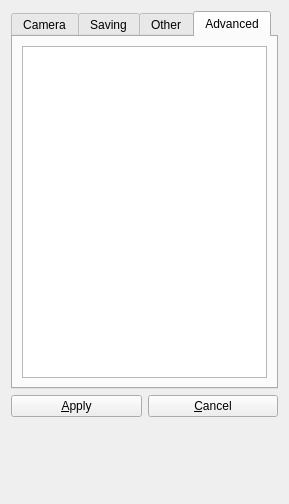
<?xml version="1.0" encoding="UTF-8"?>
<ui version="4.0">
 <class>Form</class>
 <widget class="QWidget" name="Form">
  <property name="geometry">
   <rect>
    <x>0</x>
    <y>0</y>
    <width>289</width>
    <height>504</height>
   </rect>
  </property>
  <property name="sizePolicy">
   <sizepolicy hsizetype="Fixed" vsizetype="Fixed">
    <horstretch>0</horstretch>
    <verstretch>0</verstretch>
   </sizepolicy>
  </property>
  <property name="maximumSize">
   <size>
    <width>289</width>
    <height>504</height>
   </size>
  </property>
  <property name="windowTitle">
   <string>Config PyNTA</string>
  </property>
  <layout class="QVBoxLayout" name="verticalLayout">
   <item>
    <widget class="QTabWidget" name="config_tabs">
     <property name="currentIndex">
      <number>3</number>
     </property>
     <widget class="QWidget" name="camera_config">
      <attribute name="title">
       <string>Camera</string>
      </attribute>
      <layout class="QFormLayout" name="formLayout">
       <item row="0" column="0">
        <widget class="QLabel" name="label">
         <property name="text">
          <string>Camera:</string>
         </property>
        </widget>
       </item>
       <item row="0" column="1">
        <widget class="QLineEdit" name="camera_model">
         <property name="enabled">
          <bool>true</bool>
         </property>
         <property name="toolTip">
          <string notr="true">Can't be changed while running</string>
         </property>
         <property name="statusTip">
          <string notr="true" extracomment="Can't be changed while running"/>
         </property>
         <property name="readOnly">
          <bool>true</bool>
         </property>
         <property name="clearButtonEnabled">
          <bool>false</bool>
         </property>
        </widget>
       </item>
       <item row="1" column="0">
        <widget class="QLabel" name="label_2">
         <property name="text">
          <string>Init:</string>
         </property>
        </widget>
       </item>
       <item row="1" column="1">
        <widget class="QLineEdit" name="camera_init">
         <property name="enabled">
          <bool>true</bool>
         </property>
         <property name="toolTip">
          <string>Parameters passed to the camera while initializing</string>
         </property>
         <property name="toolTipDuration">
          <number>-1</number>
         </property>
         <property name="readOnly">
          <bool>true</bool>
         </property>
        </widget>
       </item>
       <item row="2" column="0">
        <widget class="QLabel" name="label_3">
         <property name="text">
          <string>Model:</string>
         </property>
        </widget>
       </item>
       <item row="2" column="1">
        <widget class="QLineEdit" name="camera_camera_model">
         <property name="enabled">
          <bool>true</bool>
         </property>
         <property name="toolTip">
          <string>Camera model. Can't be changed while running</string>
         </property>
         <property name="readOnly">
          <bool>true</bool>
         </property>
        </widget>
       </item>
       <item row="3" column="0">
        <widget class="QLabel" name="label_4">
         <property name="text">
          <string>Exposure Time:</string>
         </property>
        </widget>
       </item>
       <item row="3" column="1">
        <widget class="QLineEdit" name="camera_exposure_time"/>
       </item>
       <item row="4" column="0">
        <widget class="QLabel" name="label_5">
         <property name="text">
          <string>Binning X</string>
         </property>
        </widget>
       </item>
       <item row="4" column="1">
        <widget class="QLineEdit" name="camera_binning_x"/>
       </item>
       <item row="5" column="0">
        <widget class="QLabel" name="label_6">
         <property name="text">
          <string>Binning Y</string>
         </property>
        </widget>
       </item>
       <item row="5" column="1">
        <widget class="QLineEdit" name="camera_binning_y"/>
       </item>
       <item row="6" column="0">
        <widget class="QLabel" name="label_7">
         <property name="text">
          <string>ROI X1</string>
         </property>
        </widget>
       </item>
       <item row="6" column="1">
        <widget class="QLineEdit" name="camera_roi_x1"/>
       </item>
       <item row="7" column="0">
        <widget class="QLabel" name="label_8">
         <property name="text">
          <string>ROI X2</string>
         </property>
        </widget>
       </item>
       <item row="7" column="1">
        <widget class="QLineEdit" name="camera_roi_x2"/>
       </item>
       <item row="8" column="0">
        <widget class="QLabel" name="label_9">
         <property name="text">
          <string>ROI Y1</string>
         </property>
        </widget>
       </item>
       <item row="8" column="1">
        <widget class="QLineEdit" name="camera_roi_y1"/>
       </item>
       <item row="9" column="0">
        <widget class="QLabel" name="label_10">
         <property name="text">
          <string>ROI Y2</string>
         </property>
        </widget>
       </item>
       <item row="9" column="1">
        <widget class="QLineEdit" name="camera_roi_y2"/>
       </item>
       <item row="10" column="0">
        <widget class="QLabel" name="label_11">
         <property name="text">
          <string>Background File</string>
         </property>
        </widget>
       </item>
       <item row="10" column="1">
        <widget class="QLineEdit" name="camera_background">
         <property name="enabled">
          <bool>false</bool>
         </property>
         <property name="toolTip">
          <string>Option not yet implemented</string>
         </property>
        </widget>
       </item>
       <item row="11" column="1">
        <widget class="QComboBox" name="camera_background_method">
         <property name="enabled">
          <bool>false</bool>
         </property>
         <property name="toolTip">
          <string>Option not yet implemented</string>
         </property>
        </widget>
       </item>
       <item row="11" column="0">
        <widget class="QLabel" name="label_12">
         <property name="text">
          <string>Background Method</string>
         </property>
        </widget>
       </item>
      </layout>
     </widget>
     <widget class="QWidget" name="saving_config">
      <attribute name="title">
       <string>Saving</string>
      </attribute>
      <layout class="QFormLayout" name="formLayout_2">
       <item row="0" column="1">
        <widget class="QLineEdit" name="saving_directory"/>
       </item>
       <item row="0" column="0">
        <widget class="QLabel" name="label_13">
         <property name="text">
          <string>Directory:</string>
         </property>
         <property name="buddy">
          <cstring>saving_directory</cstring>
         </property>
        </widget>
       </item>
       <item row="1" column="1">
        <widget class="QLineEdit" name="saving_filename_photo"/>
       </item>
       <item row="1" column="0">
        <widget class="QLabel" name="label_14">
         <property name="text">
          <string>Image Filename</string>
         </property>
         <property name="buddy">
          <cstring>saving_filename_photo</cstring>
         </property>
        </widget>
       </item>
       <item row="2" column="1">
        <widget class="QLineEdit" name="saving_filename_video"/>
       </item>
       <item row="2" column="0">
        <widget class="QLabel" name="label_15">
         <property name="text">
          <string>Video Filename</string>
         </property>
         <property name="buddy">
          <cstring>saving_filename_video</cstring>
         </property>
        </widget>
       </item>
       <item row="3" column="1">
        <widget class="QLineEdit" name="saving_filename_tracks"/>
       </item>
       <item row="3" column="0">
        <widget class="QLabel" name="label_16">
         <property name="text">
          <string>Locations Filename</string>
         </property>
         <property name="buddy">
          <cstring>saving_filename_tracks</cstring>
         </property>
        </widget>
       </item>
       <item row="4" column="1">
        <widget class="QLineEdit" name="saving_filename_log"/>
       </item>
       <item row="4" column="0">
        <widget class="QLabel" name="label_17">
         <property name="text">
          <string>Log Filename</string>
         </property>
         <property name="buddy">
          <cstring>saving_filename_log</cstring>
         </property>
        </widget>
       </item>
       <item row="5" column="1">
        <widget class="QLineEdit" name="saving_max_memory">
         <property name="toolTip">
          <string>Maximum memory to allocate while saving data</string>
         </property>
        </widget>
       </item>
       <item row="5" column="0">
        <widget class="QLabel" name="label_18">
         <property name="text">
          <string>Max Memory (MB)</string>
         </property>
         <property name="buddy">
          <cstring>saving_max_memory</cstring>
         </property>
        </widget>
       </item>
      </layout>
     </widget>
     <widget class="QWidget" name="other_config">
      <attribute name="title">
       <string>Other</string>
      </attribute>
      <layout class="QFormLayout" name="formLayout_3">
       <item row="0" column="1">
        <widget class="QLineEdit" name="other_user_name"/>
       </item>
       <item row="0" column="0">
        <widget class="QLabel" name="label_19">
         <property name="text">
          <string>User Name:</string>
         </property>
         <property name="buddy">
          <cstring>other_user_name</cstring>
         </property>
        </widget>
       </item>
       <item row="1" column="1">
        <widget class="QLineEdit" name="gui_refresh_time"/>
       </item>
       <item row="1" column="0">
        <widget class="QLabel" name="label_20">
         <property name="text">
          <string>GUI Refresh Time (ms)</string>
         </property>
         <property name="buddy">
          <cstring>gui_refresh_time</cstring>
         </property>
        </widget>
       </item>
       <item row="2" column="0">
        <widget class="QLabel" name="label_21">
         <property name="text">
          <string>Logging Level:</string>
         </property>
         <property name="buddy">
          <cstring>logging_level</cstring>
         </property>
        </widget>
       </item>
       <item row="2" column="1">
        <widget class="QComboBox" name="logging_level">
         <item>
          <property name="text">
           <string>None</string>
          </property>
          <property name="icon">
           <iconset resource="../resources.qrc">
            <normaloff>:/icon_/Icons/avocado_calibrate.svg</normaloff>:/icon_/Icons/avocado_calibrate.svg</iconset>
          </property>
         </item>
         <item>
          <property name="text">
           <string>Debug</string>
          </property>
         </item>
         <item>
          <property name="text">
           <string>Information</string>
          </property>
         </item>
         <item>
          <property name="text">
           <string>Warning</string>
          </property>
         </item>
         <item>
          <property name="text">
           <string>Error</string>
          </property>
         </item>
        </widget>
       </item>
      </layout>
     </widget>
     <widget class="QWidget" name="advanced_config">
      <attribute name="title">
       <string>Advanced</string>
      </attribute>
      <layout class="QVBoxLayout" name="verticalLayout_2">
       <item>
        <widget class="QPlainTextEdit" name="txt"/>
       </item>
      </layout>
     </widget>
    </widget>
   </item>
   <item>
    <layout class="QHBoxLayout" name="horizontalLayout">
     <item>
      <widget class="QPushButton" name="apply_button">
       <property name="text">
        <string>&amp;Apply</string>
       </property>
      </widget>
     </item>
     <item>
      <widget class="QPushButton" name="cancel_button">
       <property name="text">
        <string>&amp;Cancel</string>
       </property>
      </widget>
     </item>
    </layout>
   </item>
   <item>
    <spacer name="verticalSpacer">
     <property name="orientation">
      <enum>Qt::Vertical</enum>
     </property>
     <property name="sizeHint" stdset="0">
      <size>
       <width>20</width>
       <height>40</height>
      </size>
     </property>
    </spacer>
   </item>
  </layout>
 </widget>
 <resources>
  <include location="../resources.qrc"/>
 </resources>
 <connections/>
</ui>
